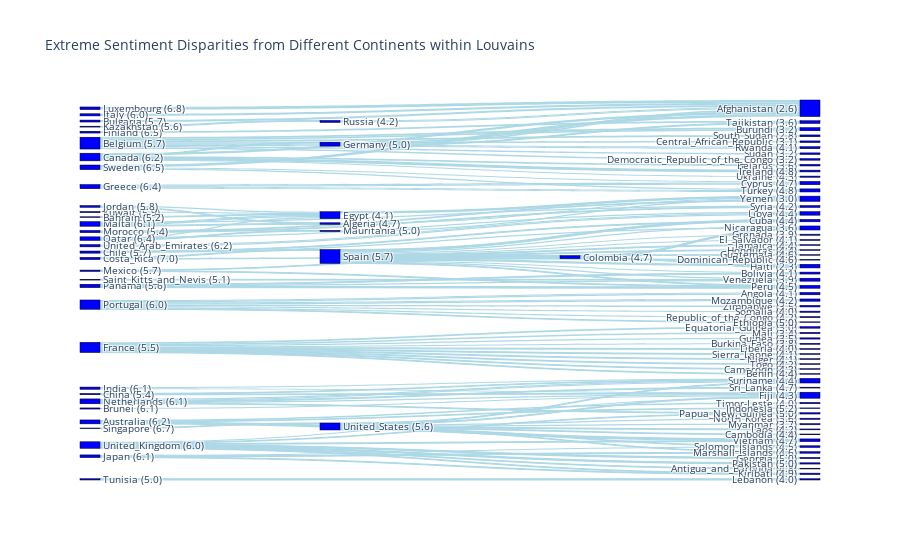

Source (notebook cell):
### Code cell
# Sankey diagram to visualize extreme sentiment disparities within communities

def plot_sankey_disparities(df):
    # Prepare data for Sankey diagram
    labels = []
    source_indices = []
    target_indices = []
    values = []

    for _, row in df.iterrows():
        happy_label = f"{row['Happy_Country']} ({row['Happy_Score']})"
        sad_label = f"{row['Sad_Country']} ({row['Sad_Score']})"

        if happy_label not in labels:
            labels.append(happy_label)
        if sad_label not in labels:
            labels.append(sad_label)

        source_idx = labels.index(happy_label)
        target_idx = labels.index(sad_label)

        source_indices.append(source_idx)
        target_indices.append(target_idx)
        values.append(row['Abs_Difference'])

    # Create Sankey diagram
    fig = go.Figure(data=[go.Sankey(
        node=dict(
            pad=15,
            thickness=20,
            line=dict(color="black", width=0.5),
            label=labels,
            color="blue"
        ),
        link=dict(
            source=source_indices,
            target=target_indices,
            value=values,
            color="lightblue"
        )
    )])

    fig.update_layout(title_text="Extreme Sentiment Disparities from Different Continents within Louvains", font_size=10)
    # Save as jpg
    fig.show()

# Plot the Sankey diagram for extreme sentiment disparities
plot_sankey_disparities(df_disparity)

### Figure 1 — Plotly figure (JSON) as saved in the notebook; plotly's stock layout.template omitted (floating-point values rounded to 4 significant figures; data arrays with more than 128 entries replaced by an {"elided": "..."} marker saying what was removed)
{"data": [{"link": {"color": "lightblue", "source": {"elided": "133 int values"}, "target": {"elided": "133 int values"}, "value": {"elided": "133 float values"}}, "node": {"color": "blue", "label": ["Luxembourg (6.8)", "Afghanistan (2.6)", "Sweden (6.5)", "Canada (6.2)", "Spain (5.7)", "Haiti (2.3)", "Italy (6.0)", "Bulgaria (5.7)", "Belgium (5.7)", "South_Sudan (2.8)", "Finland (6.5)", "Tajikistan (3.6)", "Central_African_Republic (3.1)", "Belarus (3.6)", "Sudan (3.2)", "Democratic_Republic_of_the_Congo (3.2)", "Burundi (3.2)", "Portugal (6.0)", "Zimbabwe (3.5)", "France (5.5)", "Equatorial_Guinea (3.0)", "Morocco (5.4)", "Yemen (3.0)", "Colombia (4.7)", "Germany (5.0)", "Qatar (6.4)", "Egypt (4.1)", "Costa_Rica (7.0)", "Australia (6.2)", "Timor-Leste (4.0)", "Mali (3.4)", "Nicaragua (3.6)", "Chile (5.7)", "Malta (6.1)", "Libya (4.4)", "Guinea (3.5)", "Mauritania (5.0)", "Somalia (4.0)", "United_States (5.6)", "North_Korea (3.6)", "Angola (4.1)", "Ukraine (4.3)", "Syria (4.2)", "Myanmar (3.7)", "Kuwait (5.9)", "Venezuela (3.9)", "Grenada (3.9)", "Cyprus (4.7)", "Mozambique (4.2)", "United_Arab_Emirates (6.2)", "Republic_of_the_Congo (4.2)", "Netherlands (6.1)", "Fiji (4.3)", "India (6.1)", "Brunei (6.1)", "Jordan (5.8)", "United_Kingdom (6.0)", "Turkey (4.8)", "Algeria (4.7)", "Burkina_Faso (3.8)", "Greece (6.4)", "Panama (5.6)", "Suriname (4.4)", "Rwanda (4.1)", "El_Salvador (4.1)", "Bolivia (4.1)", "Russia (4.2)", "Japan (6.1)", "Solomon_Islands (4.5)", "Vietnam (4.7)", "Marshall_Islands (4.6)", "Liberia (4.0)", "Sierra_Leone (4.1)", "Niger (4.1)", "Ireland (4.8)", "Sri_Lanka (4.7)", "Laos (4.2)", "Kazakhstan (5.6)", "Jamaica (4.4)", "Cuba (4.4)", "Togo (4.2)", "Honduras (4.4)", "Antigua_and_Barbuda (4.8)", "Cameroon (4.3)", "Mexico (5.7)", "Peru (4.5)", "Saint_Kitts_and_Nevis (5.1)", "Cambodia (4.4)", "Kiribati (4.9)", "Singapore (6.7)", "Guatemala (4.6)", "Bahrain (5.2)", "China (5.4)", "Dominican_Republic (4.6)", "Papua_New_Guinea (5.0)", "Benin (4.4)", "Ethiopia (5.0)", "Tunisia (5.0)", "Lebanon (4.0)", "Indonesia (5.2)", "Georgia (5.0)", "Pakistan (5.0)"], "line": {"color": "black", "width": 0.5}, "pad": 15, "thickness": 20}, "type": "sankey"}], "layout": {"font": {"size": 10}, "title": {"text": "Extreme Sentiment Disparities from Different Continents within Louvains"}}}
